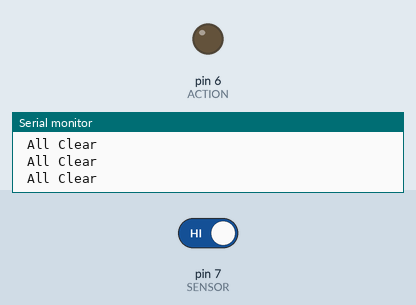
This sketch was run on a simulated Arduino Uno, built with avr-gcc and run on an emulated ATmega328P. Parts: output pins drawn as LEDs (lit = HIGH), the last lines printed to the serial monitor. The inputs (shaded band) are chosen by the test bench; at power-on: pin 7 (SENSOR) HIGH.

Above: at 1.2 s.
1.3 s: pin 7 (SENSOR) driven LOW
At 2.4 s:
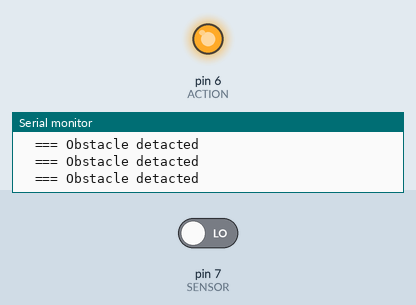
2.8 s: pin 7 (SENSOR) driven HIGH
At 3.6 s:
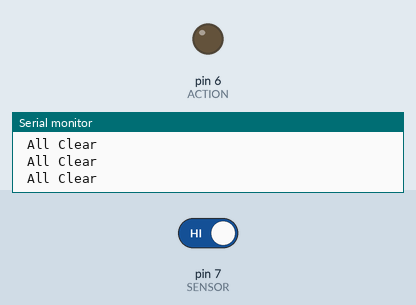
Timing chart, 0 to 5.8 s (numbered marks = the images above; inputs shaded):
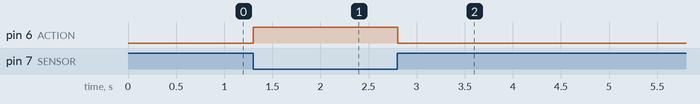

Measured:
- after the input at 1.3 s, pin 6 (ACTION): LOW → HIGH at once
- after the input at 2.8 s, pin 6 (ACTION): HIGH → LOW at once

The sketch:

sketch_jun14a.ino
```cpp
#define SENSOR 7 // define pint 7 for sensor
#define ACTION 6 // define pin 6 as for ACTION


void setup() {
  Serial.begin(9600);// setup Serial Monitor to display information
  pinMode(SENSOR, INPUT_PULLUP);// define pin as Input  sensor
  pinMode(ACTION, OUTPUT);// define pin as OUTPUT for ACTION
}

void loop() {
  int L =digitalRead(SENSOR);// read the sensor

      if(L == 1){
    Serial.println(" All Clear");
    digitalWrite(ACTION,LOW);// send singal

     }else{

     Serial.println("  === Obstacle detacted");
     digitalWrite(ACTION,HIGH);// turn the relay ON
     }
  delay(100);

}
```
